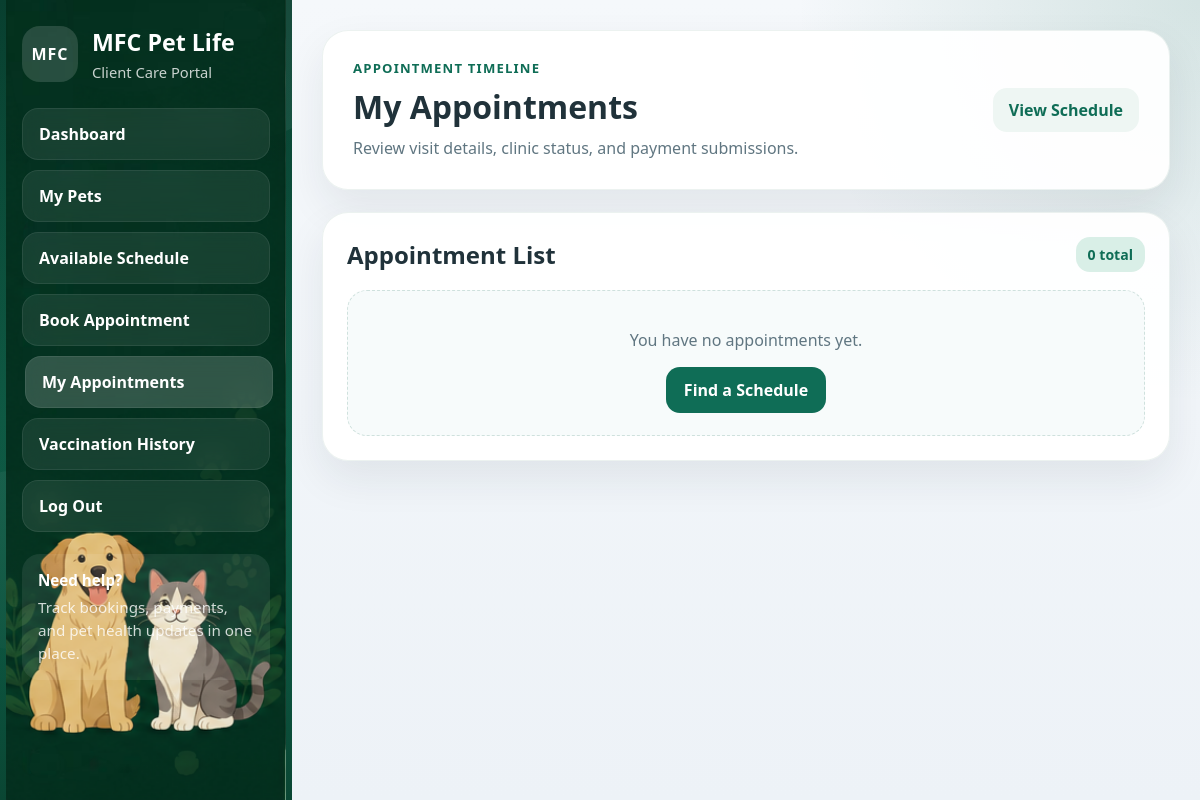
The app's page /my-appointments/ (signed in), older data.
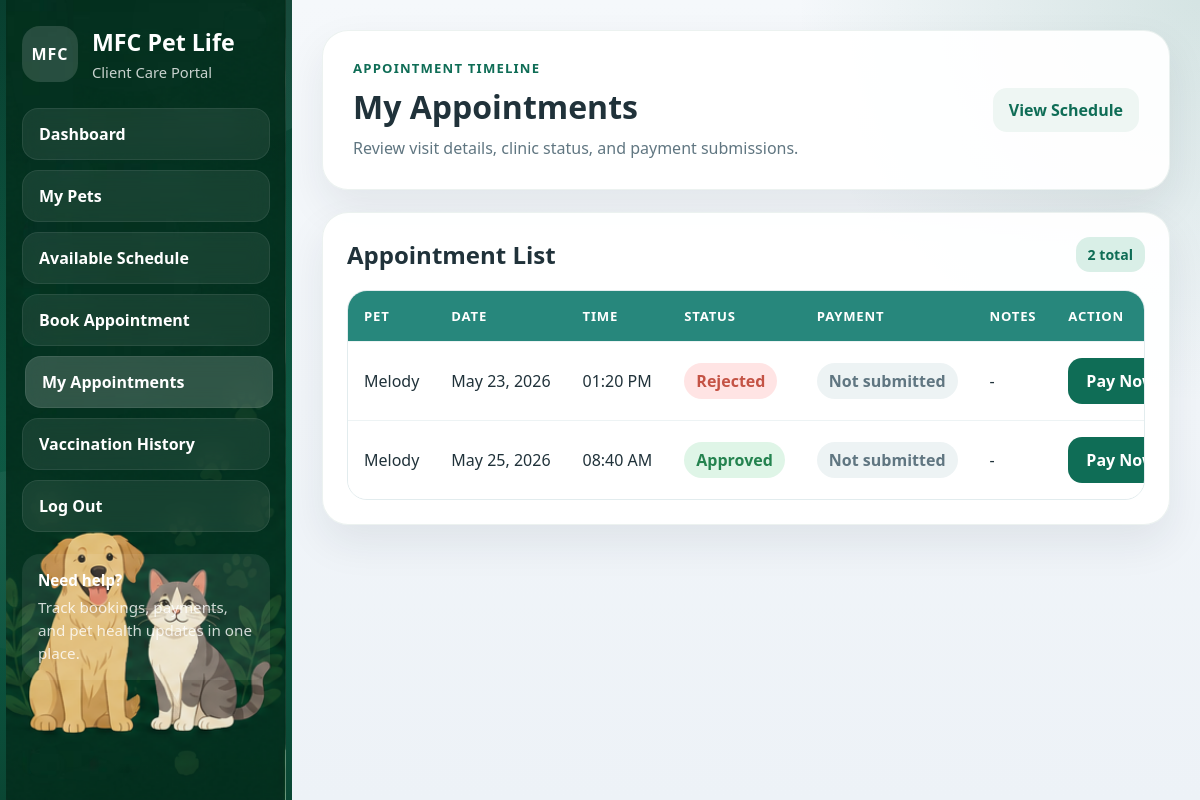
The same page, newer data.
### main/models.py (models this page shows, shortened)
class Appointment(models.Model):
    APPOINTMENT_TYPES = [
        ('Vaccination', 'Vaccination'),
        ('Grooming', 'Grooming'),
        ('Check-up', 'Check-up'),
        ('Consultation', 'Consultation'),
    ]
    STATUS_CHOICES = [
        ('Pending', 'Pending'),
        ('Approved', 'Approved'),
        ('Rejected', 'Rejected'),
    ]
    PAYMENT_STATUS = [
        ('Unpaid', 'Unpaid'),
        ('Paid', 'Paid'),
    ]
    user = models.ForeignKey(User, on_delete=models.CASCADE)
    pet = models.ForeignKey(
        Pet,
        on_delete=models.SET_NULL,
        null=True,
        blank=True,
        related_name='appointments'
    )
    date = models.DateField()
    time = models.TimeField()
    appointment_type = models.CharField(
        max_length=20,
        choices=APPOINTMENT_TYPES
    )
    notes = models.TextField(blank=True)
    status = models.CharField(
        max_length=20,
        choices=STATUS_CHOICES,
        default='Pending'
    )
    payment_status = models.CharField(
        max_length=10,
        choices=PAYMENT_STATUS,
        default='Unpaid'
    )
    created_at = models.DateTimeField(auto_now_add=True)
    class Meta:
        ordering = ['date', 'time']

class Pet(models.Model):
    owner = models.ForeignKey(User, on_delete=models.CASCADE)
    name = models.CharField(max_length=100)
    species = models.CharField(max_length=50)
    breed = models.CharField(max_length=100, blank=True, null=True)
    gender = models.CharField(max_length=10)
    color = models.CharField(max_length=50, blank=True, null=True)
    birthday = models.DateField(blank=True, null=True)
    age = models.PositiveIntegerField(default=0)
    weight = models.DecimalField(max_digits=5, decimal_places=2, blank=True, null=True)
    image = models.ImageField(upload_to='pets/', blank=True, null=True)
    is_active = models.BooleanField(default=True)  # Soft-delete flag

### main/views.py (the view)
# urls.py: path('my-appointments/', views.my_appointments, name='my_appointments'),
@login_required(login_url='/login/')
def my_appointments(request):
    appointments = list(Appointment.objects.filter(user=request.user).order_by('date', 'time'))
    payments_by_appointment = {
        payment.appointment_id: payment
        for payment in Payment.objects.filter(appointment__user=request.user).select_related('appointment')
    }
    for appointment in appointments:
        appointment.payment_record = payments_by_appointment.get(appointment.id)
    return render(request, 'clients/my_appointments.html', {
        'appointments': appointments,
    })

### main/templates/clients/my_appointments.html (shortened to what this page needs)
{% load static %}
<!DOCTYPE html>
<html lang="en">
<head>
    <link rel="stylesheet" href="{% static 'css/clients/client_shell.css' %}?v=client-shell-1">
</head>
<body>
    {% include 'clients/_sidebar.html' with active_page='appointments' %}
    <main class="client-shell">
        <section class="client-page-header">
            <div>
                <p class="eyebrow">Appointment Timeline</p>
                <h1>My Appointments</h1>
                <p class="header-copy">Review visit details, clinic status, and payment submissions.</p>
            </div>
            <a href="{% url 'vet_availability' %}" class="client-secondary">View Schedule</a>
        </section>
        <section class="client-panel">
            <div class="panel-head">
                <h2>Appointment List</h2>
                <span class="client-chip">{{ appointments|length }} total</span>
            </div>
            {% if appointments %}
                <div class="table-wrap">
                    <table>
                        <thead>
                            <tr>
                                <th>Pet</th>
                                <th>Date</th>
                                <th>Time</th>
                                <th>Status</th>
                                <th>Payment</th>
                                <th>Notes</th>
                                <th>Action</th>
                            </tr>
                        </thead>
                        <tbody>
                            {% for app in appointments %}
                                <tr>
                                    <td>{{ app.pet.name }}</td>
                                    <td>{{ app.date|date:"F d, Y" }}</td>
                                    <td>{{ app.time|time:"h:i A" }}</td>
                                    <td><span class="status-{{ app.status|lower }}">{{ app.status|title }}</span></td>
                                    <td>
                                        {% if app.payment_record %}
                                            <span class="payment-status payment-{{ app.payment_record.status }}">{{ app.payment_record.status|title }}</span>
                                        {% else %}
                                            <span class="payment-status payment-none">Not submitted</span>
                                        {% endif %}
                                    </td>
                                    <td>{{ app.notes|default:"-" }}</td>
                                    <td>
                                        {% if app.payment_record and app.payment_record.status == "verified" %}
                                            <span class="action-label status-approved">Complete</span>
                                        {% else %}
                                            <a href="{% url 'submit_payment' app.id %}" class="client-primary">
                                                {% if app.payment_record %}Update Payment{% else %}Pay Now{% endif %}
                                            </a>
                                        {% endif %}
                                    </td>
                                </tr>
                            {% endfor %}
                        </tbody>
                    </table>
                </div>
            {% else %}
                <div class="empty-panel">
                    <p class="empty-copy">You have no appointments yet.</p>
                    <a href="{% url 'vet_availability' %}" class="client-primary">Find a Schedule</a>
                </div>
            {% endif %}
        </section>
    </main>
</body>
</html>

### main/templates/clients/_sidebar.html
{% load static %}
<aside class="sidebar">
    <div class="sidebar-art" aria-hidden="true">
        <img src="{% static 'images/sidebar background.png' %}" alt="" class="sidebar-art-image">
    </div>
    <div class="sidebar-shell">
        <div class="brand-block">
            <div class="brand-mark">MFC</div>
            <div>
                <h1>MFC Pet Life</h1>
                <p>Client Care Portal</p>
            </div>
        </div>
        <nav class="nav-links">
            <a href="{% url 'home' %}" class="{% if active_page == 'dashboard' %}active{% endif %}">Dashboard</a>
            <a href="{% url 'pet_profile' %}" class="{% if active_page == 'pets' %}active{% endif %}">My Pets</a>
            <a href="{% url 'vet_availability' %}" class="{% if active_page == 'schedule' %}active{% endif %}">Available Schedule</a>
            <a href="{% url 'book_appointment' %}" class="{% if active_page == 'book' %}active{% endif %}">Book Appointment</a>
            <a href="{% url 'my_appointments' %}" class="{% if active_page == 'appointments' %}active{% endif %}">My Appointments</a>
            <a href="{% url 'vaccine_records' %}" class="{% if active_page == 'vaccines' %}active{% endif %}">Vaccination History</a>
            <a href="{% url 'logout' %}">Log Out</a>
        </nav>
        <div class="sidebar-note">
            <strong>Need help?</strong>
            <p>Track bookings, payments, and pet health updates in one place.</p>
        </div>
    </div>
</aside>

Row changes from the older to the newer data that the page shows:
added Appointment: pet.name "Melody", date "May 23, 2026", time "01:20 PM", status "Rejected", shows "Not submitted", notes "-", shows "Pay…"
added Appointment: pet.name "Melody", date "May 25, 2026", time "08:40 AM", status "Approved", shows "Not submitted", notes "-", shows "Pay…"
Text that changed along with them:
{{ appointments|length }}: "0" → "2"
text no longer shown: "You have no appointments yet. Find a Schedule"
text now shown: "PET DATE TIME STATUS PAYMENT NOTES ACTION"
